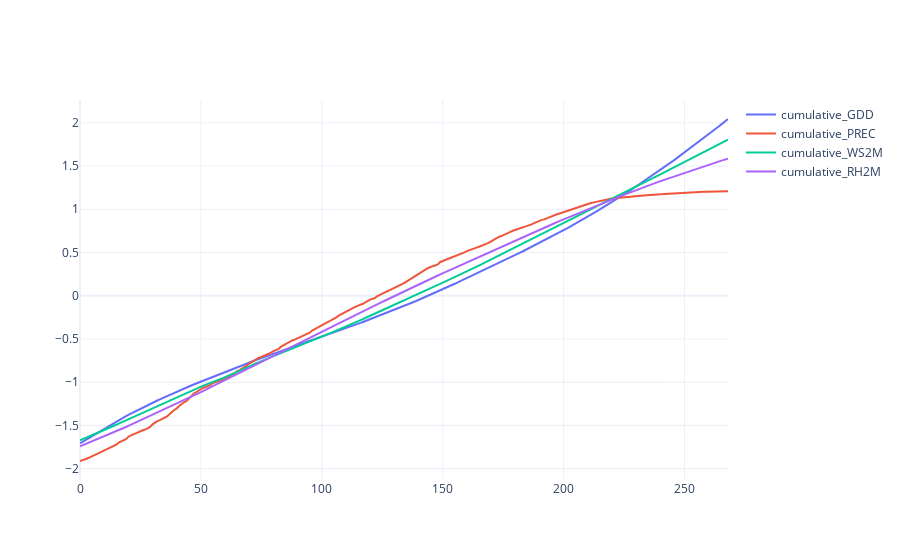

Notebook cell for this chart:
### Code cell
# check aggregation
fig = go.Figure(data=[
                      go.Scatter(y=standarized_data[col], name=col)
                      for col in selected_cols
])

fig.show()

### Figure 1 — Plotly figure (JSON) as saved in the notebook; plotly's stock layout.template omitted (floating-point values rounded to 4 significant figures; data arrays with more than 128 entries replaced by an {"elided": "..."} marker saying what was removed)
{"data": [{"name": "cumulative_GDD", "type": "scatter", "y": {"elided": "269 float values"}}, {"name": "cumulative_PREC", "type": "scatter", "y": {"elided": "269 float values"}}, {"name": "cumulative_WS2M", "type": "scatter", "y": {"elided": "269 float values"}}, {"name": "cumulative_RH2M", "type": "scatter", "y": {"elided": "269 float values"}}], "layout": {}}
